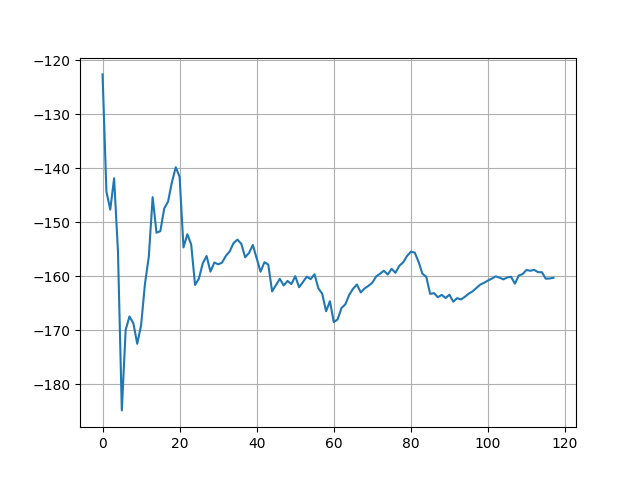

Python code for this plot:
import gymnasium as gym
from collections import namedtuple
from pathlib import Path

import numpy as np
import jax.numpy as jnp
from flax import nnx
import optax
import orbax.checkpoint as ocp

from tensorflow_probability.substrates.jax.distributions import Categorical
import matplotlib.pyplot as plt
from scipy.signal import lfilter


ReplayBuffer = namedtuple(
    "ReplayBuffer",
    "observations actions rewards values step_returns advantages",
)
ExperienceBatch = namedtuple("ExperienceBatch", "obs act ret adv")


class ACBuffer(ReplayBuffer):
    def store_step(self, obs, act, rew, val):
        self.observations.append(obs)
        self.actions.append(act)
        self.rewards.append(rew)
        self.values.append(val)

    def wrapup_episode(self, eoe_value, episode_len, discount=0.99, compromise=0.97):
        """
        Process raw data after an episode, calculate returns-to-go and GAE advantage estimations.
        Args:
            eoe_value: end of episode value estimation.
            episode_len: number of steps in the just-finished episode.
            discount (gamma): price of a reward in future will be penalized at present.
            compromise (lambda): balance variance and bias of advantage estimation.
                GAE(gamma, lambda=0): r_t + gamma V(s_{t+1}) - V(s_t), high bias low variance
                GAE(gamma, lambda=1): sum_{l=0}^{infty} gamma^l r+{t+1} - V(s_t), low bias high variance
        """
        next_vals = self.values[-episode_len + 1 :]
        next_vals.append(eoe_value)
        nv_arr = jnp.array(next_vals)
        r_arr = jnp.array(self.rewards[-episode_len:])
        v_arr = jnp.array(self.values[-episode_len:])
        # GAE-Lambda advantage
        td_errs = r_arr + discount * nv_arr - v_arr  # r_t + gamma V(s_{t+1}) - V(s_t)
        gae_advs = jnp.flip(
            lfilter([1], [1, -discount * compromise], jnp.flip(td_errs)), axis=0
        )
        self.advantages.extend(gae_advs.tolist())
        # Discounted returns to-go
        rev_ep_rews = self.rewards[-episode_len:][::-1]  # reversed episodic rewards
        drtg = lfilter([1], [1, -discount], rev_ep_rews)[::-1]  # discounted return togo
        self.step_returns.extend(drtg.tolist())

    def extract_experience(self):
        observations_batch = jnp.array(self.observations)
        actions_batch = jnp.array(self.actions)
        returns_batch = jnp.expand_dims(jnp.array(self.step_returns), axis=-1)
        advantages_batch = jnp.expand_dims(jnp.array(self.advantages), axis=-1)

        experience_batch = ExperienceBatch(
            observations_batch, actions_batch, returns_batch, advantages_batch
        )

        return experience_batch


class VACBuffer(ReplayBuffer):
    def store_step(self, obs, act, rew, val):
        self.observations.append(obs)
        self.actions.append(act)
        self.rewards.append(rew)
        self.values.append(val)

    def wrapup_episode(self, val_eoe, len_episode, discount=0.99, lam=0.97):
        next_vals = self.values[-len_episode + 1 :]
        next_vals.append(val_eoe)
        nv_arr = jnp.array(next_vals)
        r_arr = jnp.array(self.rewards[-len_episode:])
        v_arr = jnp.array(self.values[-len_episode:])
        # GAE-Lambda advantage
        td_errs = r_arr + discount * nv_arr - v_arr  # r_t + gamma * V_{t+1} - V_t
        gae_advs = jnp.flip(
            lfilter([1], [1, -discount * lam], jnp.flip(td_errs)), axis=0
        )
        self.advantages.extend(gae_advs.tolist())
        # Discounted returns to-go
        rev_ep_rews = self.rewards[-len_episode:][::-1]  # reversed episodic rewards
        drtg = lfilter([1], [1, -discount], rev_ep_rews)[::-1]  # discounted return togo
        self.step_returns.extend(drtg.tolist())

    def extract_experience(self):
        observations_batch = jnp.array(self.observations)
        actions_batch = jnp.array(self.actions)
        returns_batch = jnp.array(self.step_returns)
        advantages_batch = jnp.array(self.advantages)

        experience_batch = ExperienceBatch(
            observations_batch, actions_batch, returns_batch, advantages_batch
        )

        return experience_batch


class PolicyNet(nnx.Module):
    """MLP Categorical actor"""

    def __init__(self, *, rngs: nnx.Rngs):
        self.linear1 = nnx.Linear(8, 128, rngs=rngs)
        self.linear2 = nnx.Linear(128, 128, rngs=rngs)
        self.linear3 = nnx.Linear(128, 4, rngs=rngs)

    def __call__(self, x):
        x = nnx.relu(self.linear1(x))
        x = nnx.relu(self.linear2(x))
        y = self.linear3(x)
        log_prob = nnx.log_softmax(y)  # log(pi(a|s))
        pi = Categorical(logits=log_prob)

        return pi


class ValueNet(nnx.Module):
    """MLP critic"""

    def __init__(self, *, rngs: nnx.Rngs):
        self.linear1 = nnx.Linear(8, 128, rngs=rngs)
        self.linear2 = nnx.Linear(128, 128, rngs=rngs)
        self.linear3 = nnx.Linear(128, 1, rngs=rngs)

    def __call__(self, x):
        x = nnx.relu(self.linear1(x))
        x = nnx.relu(self.linear2(x))
        v = self.linear3(x)
        return v


@nnx.jit
def objective_fn(actor, experience_batch: ExperienceBatch):
    policies = actor(experience_batch.obs)
    log_pi_as = policies.log_prob(experience_batch.act)
    objective_batch = experience_batch.adv * log_pi_as

    return -objective_batch.mean()  # A(s_t, a_t) log(pi(a_t|s_t))


@nnx.jit
def loss_fn(critic: ValueNet, experience_batch: ExperienceBatch):
    pred_vals = critic(experience_batch.obs)
    targ_vals = experience_batch.ret
    mse_loss = (pred_vals - targ_vals) ** 2  # TODO: use MSE from a lib

    return mse_loss.mean()


@nnx.jit
def update_actor_params(actor, optimizer, experience_batch):
    grad_fn = nnx.value_and_grad(objective_fn)
    objective, grads = grad_fn(actor, experience_batch)
    optimizer.update(grads)  # In-place updates.


@nnx.jit
def update_critic_params(critic, optimizer, experience_batch):
    grad_fn = nnx.value_and_grad(loss_fn)
    v_loss, grads = grad_fn(critic, experience_batch)
    optimizer.update(grads)  # In-place updates.


@nnx.jit
def resolve_and_assess(rngs: nnx.Rngs, actor, critic: ValueNet, obs: np.ndarray):
    pi = actor(obs)
    act = pi.sample(seed=rngs)
    val = critic(obs)

    return act.squeeze(), val.squeeze()


# SETUP
env = gym.make("LunarLander-v3", render_mode="rgb_array")
rngs = nnx.Rngs(25)
buffer = ACBuffer([], [], [], [], [], [])
actor = PolicyNet(rngs=rngs)
critic = ValueNet(rngs=rngs)
nnx.display(actor)
nnx.display(critic)
optimizer_actor = nnx.Optimizer(actor, optax.adamw(3e-4))
optimizer_critic = nnx.Optimizer(actor, optax.adamw(1e-4))
journal = {
    "episode_idx": 0,
    "step_idx": 0,
    "episode_len": [0],
    "deposit_return": [0.0],
    "averaged_return": [],
}
last_obs, info = env.reset()

for e in range(64):
    for st in range(6 * env.spec.max_episode_steps):
        act, last_val = resolve_and_assess(rngs, actor, critic, last_obs)
        next_obs, rew, term, trunc, info = env.step(np.array(act))
        buffer.store_step(last_obs, act, rew, last_val)
        # TODO: update journal in a util function
        journal["step_idx"] += 1
        journal["episode_len"][-1] += 1
        journal["deposit_return"][-1] += rew
        last_obs = next_obs.copy()
        if term or trunc:
            if trunc:
                eoe_val = critic(last_obs)
            else:
                eoe_val = jnp.zeros(shape=())
            buffer.wrapup_episode(eoe_val, journal["episode_len"][-1])
            # Episode statistics
            journal["episode_idx"] += 1
            journal["averaged_return"].append(
                sum(journal["deposit_return"]) / len(journal["deposit_return"])
            )
            # TODO: need a logger
            print(
                f"---\nepisode: {journal['episode_idx']}, length: {journal['episode_len'][-1]}, return: {journal['deposit_return'][-1]}\n---\n"
            )
            # Reset episode
            last_obs, _ = env.reset()
            journal["episode_len"].append(0)
            journal["deposit_return"].append(0.0)
            if st > 5 * env.spec.max_episode_steps:
                break
    # Epoch statistics
    print(
        f"===\nepoch {e + 1} \n\ttotal steps: {journal['step_idx']}\n\taveraged return: {journal['averaged_return'][-1]}\n==="
    )
    exp_batch = buffer.extract_experience()
    update_actor_params(actor, optimizer_actor, exp_batch)
    for _ in range(50):
        update_critic_params(critic, optimizer_critic, exp_batch)
    buffer = ACBuffer([], [], [], [], [], [])

plt.plot(journal["averaged_return"])
# plt.ylim(0, 200)
# plt.yticks(np.arange(0, 200, 20))
plt.grid(visible=True)
plt.savefig(Path(__file__).parent.joinpath("vac_discrete.png"))


# VALIDATION
input("Press any key to evaluate agent")
env = gym.make("LunarLander-v3", render_mode="human")
last_obs, _ = env.reset()
episode_return = 0.0
term, trunc = False, False
for _ in range(env.spec.max_episode_steps):
    act, val = resolve_and_assess(rngs, actor, critic, last_obs)
    next_obs, rew, term, trunc, _ = env.step(np.array(act))
    episode_return += rew
    last_obs = next_obs
    if term or trunc:
        print(f"\n---return: {episode_return}---\n")
        break
env.close()
